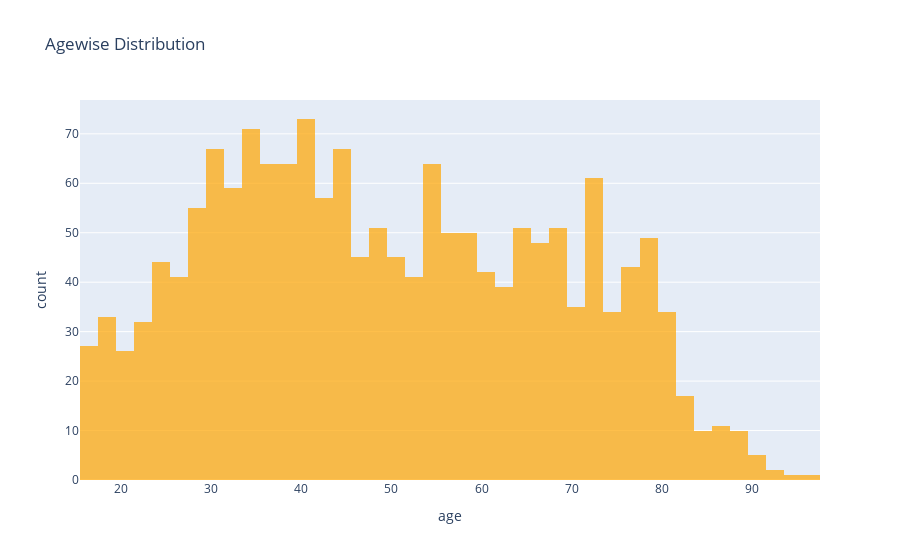

The notebook cell saved with this chart:
### Markdown cell above
* Age

### Code cell
hist_fig= px.histogram(dataset, x='age', title='Agewise Distribution')
hist_fig.update_traces(marker_color='orange', opacity=0.7)

### Figure 1 — Plotly figure (JSON) as saved in the notebook; plotly's stock layout.template omitted (floating-point values rounded to 4 significant figures; data arrays with more than 128 entries replaced by an {"elided": "..."} marker saying what was removed)
{"data": [{"alignmentgroup": "True", "bingroup": "x", "hovertemplate": "age=%{x}<br>count=%{y}<extra></extra>", "legendgroup": "", "marker": {"color": "orange", "pattern": {"shape": ""}}, "name": "", "offsetgroup": "", "opacity": 0.7, "orientation": "v", "showlegend": false, "type": "histogram", "x": {"elided": "1670 int values"}, "xaxis": "x", "yaxis": "y"}], "layout": {"barmode": "relative", "legend": {"tracegroupgap": 0}, "title": {"text": "Agewise Distribution"}, "xaxis": {"anchor": "y", "domain": [0, 1], "title": {"text": "age"}}, "yaxis": {"anchor": "x", "domain": [0, 1], "title": {"text": "count"}}}}
